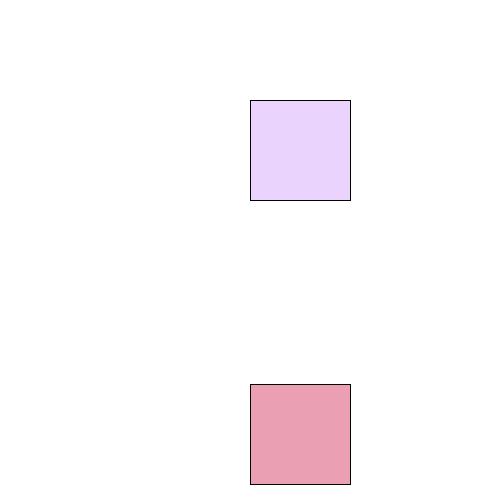
Frame 1 (no input)
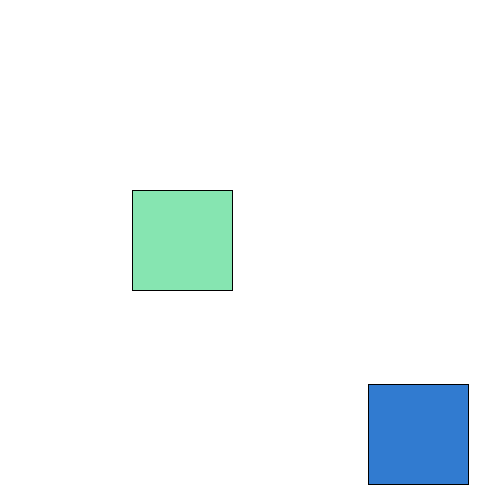
Frame 60 (the mouse pressed at the canvas centre just before this capture)
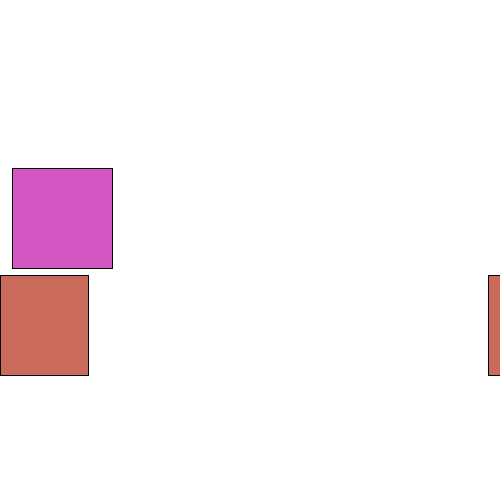
Frame 120 (the mouse held since frame 60 and released just before this capture)

The Processing sketch that drew these frames (run headless with seeded random() and noise(); from frame 60 on, the mouse is pressed at the canvas centre):

// Processing sketch: sketch_Dem_Crazy_Squares
// ── sketch_Dem_Crazy_Squares.pde
int squareWidth = 100;
int xLeftSquare = 250;
int yLeftSquare = 100;
int xRightSquare = 250;
int yRightSquare = 300;
float period = 50;
float increment = TWO_PI/period;
float radians = 0;
float movement = 0;
int amplitude = 100;
float altMovement = 0;

void setup()
{
  size(500,500);
  fill(0);
}

void draw()
{
  movement = sin(radians)*amplitude;
  altMovement = sin(radians +1)*amplitude;
  radians = radians + increment;
  background(255);
  fill(random(256),random(256),random(256),random(256));
  
  if(xLeftSquare<0-squareWidth)
  {
    xLeftSquare = 500 - squareWidth;
  } 
  if(xLeftSquare<0)
  {
    rect(0,yLeftSquare+movement,squareWidth+xLeftSquare,squareWidth);
    rect(500+xLeftSquare,yLeftSquare+movement,-xLeftSquare,squareWidth);
  }
  else
  {
    rect(xLeftSquare,yLeftSquare+movement,squareWidth,squareWidth);
  }
  xLeftSquare = xLeftSquare - 2;
  
  fill(random(256),random(256),random(256),random(256));
  
  if(xRightSquare>500)
  {
    xRightSquare = 0;
  } 
  if(xRightSquare + squareWidth>500)
  {
    rect(xRightSquare,yRightSquare+altMovement,500-xRightSquare,squareWidth);
    rect(0,yRightSquare+altMovement,squareWidth-(500-xRightSquare),squareWidth);  
  }
  else
  {
    rect(xRightSquare,yRightSquare+altMovement,squareWidth,squareWidth);
  }
  xRightSquare = xRightSquare + 2;
}
